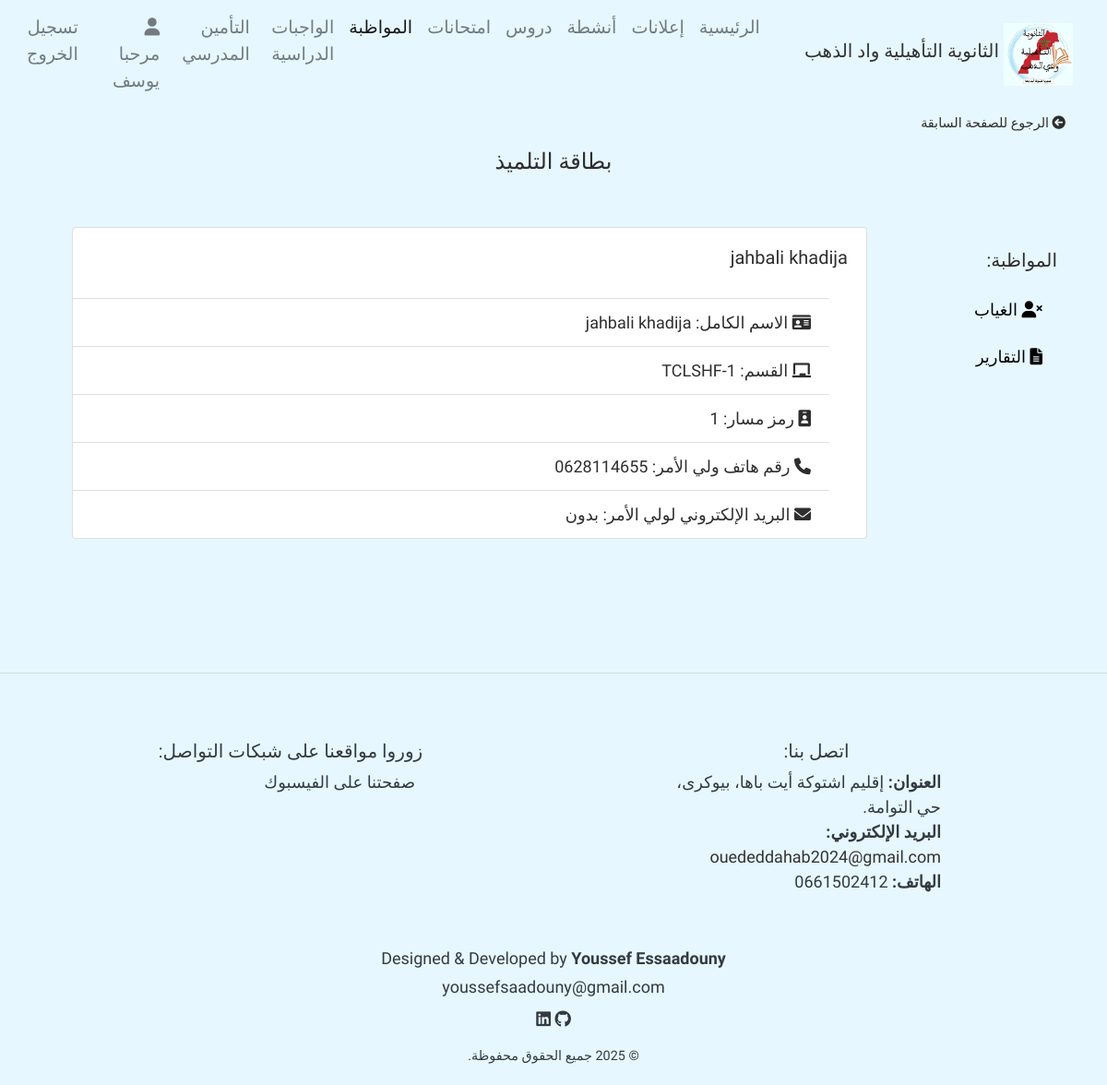
/StudentAttendance/12 (signed in), run on the app's committed database.
### home/models.py (models this page shows, shortened)
class UserProfile(models.Model):
    user = models.ForeignKey(User, on_delete = models.CASCADE)
    firstname = models.CharField(max_length = 100)
    lastname = models.CharField(max_length = 100)
    User_Type = models.CharField(max_length = 100, null = True, blank = True)
    email = models.EmailField(null = True, blank=  True)

class Student(models.Model):
    code = models.CharField(max_length = 50, null = True, blank = True)
    prenom = models.CharField(max_length = 50)
    nom = models.CharField(max_length = 50)
    sections = models.ForeignKey(Section, related_name="students", blank = True, null = True, on_delete = models.SET_NULL)
    number_phone = models.CharField(max_length = 14, null = True, blank = True)

class Section(models.Model):
    name = models.CharField(max_length = 50)
    subjects = models.ManyToManyField(Subject, related_name= 'sections' )
    def __str__(self):
        return self.name

### home/decorator.py (the view)
        def wrapper_funct(request, *args, **kwargs):
            group = None
            if request.user.groups.exists():
                group = request.user.groups.values_list('name', flat = True)
                if any(g in allowed_roles for g in group) :
                    return view_func(request, *args, **kwargs)
            else:
                return HttpResponse('أنت غير مؤهل لزيارة هذه الصفحة.')

### home/decorator.py (called while the page is built)
def allowed_user(allowed_roles = []):
    def decorator(view_func):
        def wrapper_funct(request, *args, **kwargs):
            group = None
            if request.user.groups.exists():
                group = request.user.groups.values_list('name', flat = True)
                if any(g in allowed_roles for g in group) :
                    return view_func(request, *args, **kwargs)
            else:
                return HttpResponse('أنت غير مؤهل لزيارة هذه الصفحة.')
        return wrapper_funct
    return decorator

### home/views.py (called while the page is built)
@allowed_user(allowed_roles=['general_surveillance', 'admin'])
def StudentAttendance(request, id):
    user = request.user
    user_info = UserProfile.objects.get(user = user)
    student = Student.objects.get(id = id)
    context = {
        'user_info' : user_info,
        'student' : student
    }
    return render(request, 'pages/attendance/studentAttendance.html', context)

### templates/pages/attendance/studentAttendance.html (shortened to what this page needs)
{% extends 'base.html' %}
{% load static %}
{% block content %}
<div class="container ">
  <div class="mb-3 text-start">
    <a href="{% url 'ClassStudents' student.sections.id %}" class="text-decoration-none" style="color: inherit; font-size: 0.9rem;">
      <i class="fas fa-arrow-circle-left me-1"></i> الرجوع للصفحة السابقة
    </a>
  </div>
  <center class="">
  <h4>بطاقة التلميذ</h4>
</center>
  <div class="row p-4">
    <div class="col-12 col-md-3 px-4 px-md-0 col-lg-2 p-2 border-end">
      <div class="sticky-top pt-3">
        <h5 class="mt-4">المواظبة:</h5>
        <nav class="nav flex-column my-3  py-1">
          <a style="color:black; font-size: large;" class="nav-link py-2 mb-2 rounded hover-bg" href="{% url 'studentAbsence' student.id %}">
            <i class="fas fa-user-times me-2"></i> الغياب
          </a>
          <a  style="color:black; font-size: large" class="nav-link py-2 mb-2 rounded hover-bg" href="{% url 'add_reports' student.id %}">
            <i class="fas fa-file-alt me-2"></i> التقارير
          </a>
        </nav>
      </div>
    </div>
    <div class="col-12 col-md-9 col-lg-10 p-4">
      <div class="card w-100 shadow">
        <div class="card-body">
          <h5 class="card-title">{{student.prenom}} {{student.nom}}</h5>
        </div>
        <ul class="list-group list-group-flush">
          <li class="list-group-item">
            <i class="fas fa-id-card"></i>
            الاسم الكامل: {{ student.prenom }} {{ student.nom }}
          </li>
          <li class="list-group-item">
            <i class="fas fa-chalkboard"></i>
            القسم: {{ student.sections }}
          </li>
          <li class="list-group-item">
            <i class="fas fa-id-badge"></i>
            رمز مسار: {{ student.code }}
          </li>
          <li class="list-group-item">
            <i class="fas fa-phone"></i>
            رقم هاتف ولي الأمر: {% if student.number_phone %} {{ student.number_phone }} {% else %} غير موجود {% endif %}
          </li>
          <li class="list-group-item">
            <i class="fas fa-envelope"></i>
            البريد الإلكتروني لولي الأمر:
            {% if student.parentEmail %}{{ student.parentEmail }}{% else %}بدون{% endif %}
          </li>
        </ul>
      </div>
    </div>
  </div>
</div>
{% endblock %}

### templates/parts/navbar.html (shortened to what this page needs)
 {% load static %}
 <nav class="navbar navbar-expand-lg navbar-light " style="font-size:medium; font-weight:normal; text-align: right" dir="rtl">
        <a href="/" class="navbar-brand text-center d-flex align-items-center">
            <img src="{% static 'photos/oued-eddahab.jpg' %}" alt="شعار الثانوية التأهيلية واد الذهب  ">
            <h5>الثانوية التأهيلية واد الذهب  </h5>
        </a>
        <div id="navbarContent" class="collapse navbar-collapse justify-content-center">
            <ul class="navbar-nav" style="border-radius:2px; color:#f8f9fa">
                <li class="nav-item {% if request.path == '/' %} active {% endif %} "><a href="/" class="nav-link">  الرئيسية</a></li>
                <li class="nav-item {% if request.resolver_match.url_name == 'announce' or request.resolver_match.url_name == 'add_announce' %} active {% endif %}"><a href="{% url 'announce' %}" class="nav-link">إعلانات</a></li>
                <li class="nav-item {% if request.resolver_match.url_name == 'ShowActivities' or request.resolver_match.url_name == 'add_activity' %} active {% endif %}"><a href="{% url 'ShowActivities' %}" class="nav-link">أنشطة</a></li>
                <li class="nav-item   "><a href=" {% if 'admin' in request.user.groups.all|join:',' or 'teacher' in request.user.groups.all|join:',' or 'general_surveillance' in request.user.groups.all|join:','  %} {% url 'UserCourseList' %} {% else %} {% url 'course_res' %} {% endif %} " class="nav-link">دروس</a></li>
                <li class="nav-item "><a href="{% url 'exams' %}" class="nav-link">امتحانات</a></li>
                {% if 'admin' in request.user.groups.all|join:", " or 'general_surveillance' in request.user.groups.all|join:", " %}
                <li class="nav-item {% if request.path == '/classes/' or request.path == '/ClassStudents/' or request.resolver_match.url_name == 'studentTotalAbsence' or request.resolver_match.url_name == 'studentAbsence' or request.resolver_match.url_name == 'StudentAttendance' or request.resolver_match.url_name == 'ClassStudents' or request.resolver_match.url_name == 'add_reports' or request.resolver_match.url_name == 'studentTotalreports' %} active {% endif %}"><a href="{% url 'classes' %}" class="nav-link seasonsDropdown"> المواظبة </a></li>
                {% endif %}
                {% if 'admin' in request.user.groups.all|join:", " or 'teacher' in request.user.groups.all|join:", "  or 'student' in request.user.groups.all|join:", " %}
                <li class="nav-item "><a href=" {% if 'student' in request.user.groups.all|join:',' %} {% url 'homeWork' %} {% else %} {% url 'UserHomeWorkList' %} {% endif %} " class="nav-link seasonsDropdown"> الواجبات الدراسية</a></li>
                {% endif %}
                {% if 'bursar' in request.user.groups.all|join:", "  %}
                <li class="nav-item {% if request.path == '/add_insurance/' %} active {% endif %}"><a href="{% url 'add_insurance' %}" class="nav-link seasonsDropdown">  التأمين المدرسي</a></li>
                {% endif %}
                {% url 'password_change' as p %}
                {% url 'password_change_done' as d %}
                <li class="nav-item mx-2 {% if request.path == '/UserInfo/' %} active {% endif %}"><a href="{% url 'UserInfo' %}" class="nav-link user" >{% if request.path != p and request.path != d %} <i class="fas fa-user "></i>  مرحبا  {{user_info.firstname}} {% endif %}</a></li>
                <li class="nav-item "><a href="{% url 'signout' %}" class="nav-link out"> تسجيل الخروج  </a></li>
            </ul>
        </div>
    </nav>

### LC_tassegdelt/static/css/style.css (style rules this page uses)
body { background: #e6f7ff; color: #2f2d2d; position: relative; font-size: large; font-family: 'Tajawal' , 'Gupter', 'Marhey', sans-serif !important; direction: rtl; text-align: right; text-align: justify; }
.navbar-brand { display: flex; align-items: center; justify-content: center; }
.navbar-brand img { max-width: 75px; margin: 5px; border-radius: 2px; }
.navbar-brand h5 { color: #333333; font-family: 'Reem Kufi Fun'; }
.nav-link, .nav-link:visited { font-size: larger; color: #f8f9fa; }
.nav-item { font-family: 'Reem Kufi Fun'; }
@media (min-width: 576px) { .navbar-brand { flex-direction: row; } }
@media (min-width: 576px) { .navbar-brand img { max-width: 75px; margin: 5px; } }

### templates/pages/attendance/studentAttendance.html (style rules this page uses)
.sticky-top { top: 20px; }

### data on the page
UserProfile: firstname "يوسف"
Student: prenom "jahbali", nom "khadija", sections "TCLSHF-1", code "1", number_phone "0628114655"
